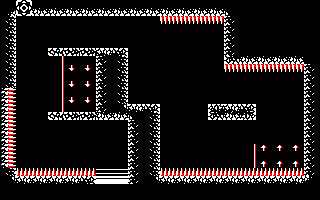

A level layout from a 2D game, rendered from its tile map. Below: a short description, then the map file with its tile-grid data intact:
An orthogonal 20x25 tile map with 16x8 px tiles, 1 tile layer (Capa de Patrones 1).

<map version="1.2" tiledversion="1.2.4" orientation="orthogonal" renderorder="right-down" width="20" height="25" tilewidth="16" tileheight="8" infinite="0" nextlayerid="2" nextobjectid="1">
 <tileset firstgid="1" source="tileset.tsx" />
 <layer id="1" name="Capa de Patrones 1" width="20" height="25">
  <data encoding="csv">
1,28,1,1,1,1,1,1,1,1,1,1,1,1,1,1,1,1,1,1,
19,32,13,13,13,13,13,13,13,13,13,13,13,13,20,1,1,1,1,1,
14,1,1,1,1,1,1,1,1,1,6,6,6,6,10,1,1,1,1,1,
14,1,1,1,1,1,1,1,1,1,1,1,1,1,10,1,1,1,1,1,
14,1,1,1,1,1,1,1,1,1,1,1,1,1,10,1,1,1,1,1,
14,1,1,1,1,1,1,1,1,1,1,1,1,1,10,1,1,1,1,1,
14,1,1,21,25,25,9,12,1,1,1,1,1,1,10,1,1,1,1,1,
14,1,1,3,1,1,10,14,1,1,1,1,1,1,15,13,13,13,13,1,
14,1,1,3,8,8,10,14,1,1,1,1,1,1,6,6,6,6,6,10,
14,1,1,3,1,1,10,14,1,1,1,1,1,1,1,1,1,1,1,10,
14,1,1,3,8,8,10,14,1,1,1,1,1,1,1,1,1,1,1,10,
18,1,1,3,1,1,10,14,1,1,1,1,1,1,1,1,1,1,1,10,
18,1,1,3,8,8,10,14,1,1,1,1,1,1,1,1,1,1,1,10,
18,1,1,3,1,1,10,23,9,12,1,1,1,11,9,12,1,1,1,10,
18,1,1,21,25,25,13,13,20,14,1,1,1,15,13,16,1,1,1,10,
18,1,1,1,1,1,1,1,10,14,1,1,1,1,1,1,1,1,1,10,
18,1,1,1,1,1,1,1,10,14,1,1,1,1,1,1,1,1,1,10,
18,1,1,1,1,1,1,1,10,14,1,1,1,1,1,1,1,1,1,10,
18,1,1,1,1,1,1,1,10,14,1,1,1,1,1,3,4,4,4,10,
18,1,1,1,1,1,1,1,10,14,1,1,1,1,1,3,1,1,1,10,
18,1,1,1,1,1,1,1,10,14,1,1,1,1,1,3,4,4,4,10,
14,2,2,2,2,2,26,26,10,14,2,2,2,2,2,2,2,2,2,10,
23,9,9,9,9,12,30,30,10,23,9,9,9,9,9,9,9,9,9,24,
1,1,1,1,1,1,1,1,1,1,1,1,1,1,1,1,1,1,1,1,
1,1,1,1,1,1,1,1,1,1,1,1,1,1,1,1,1,1,1,1
</data>
 </layer>
</map>
